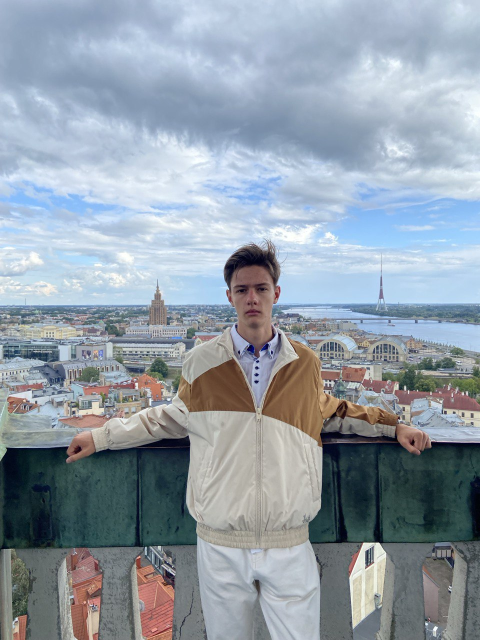
#> input picture my_photo.jpg, 960 x 1280 px, found by its file name (shown at 1/2 size)
$ python imageResizer.py
#> lines starting #> are read from the running program, lines starting #| are printed output that depends on the picture
#> the answer given: 100
#> the answer given: 100
from PIL import Image


def resize_image(size1, size2):
#> called with size1 = 100, size2 = 100
    image = Image.open('my_photo.jpg')
#> image is the input picture: PIL image 960x1280 RGB; mean R, G, B 146.3, 157.5, 168.4
    print(f"Current size: {image.size}")
#| Current size: (960, 1280)

    resized_image = image.resize((size1, size2))
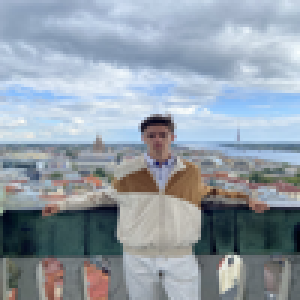
#> resized_image: PIL image 100x100 RGB (shown 3 times larger); mean R, G, B 146.3, 157.5, 168.4
    resized_image.save("my_new_photo.jpg")


size1 = int(input("Enter width: "))
size2 = int(input("Enter length: "))
resize_image(size1, size2)
